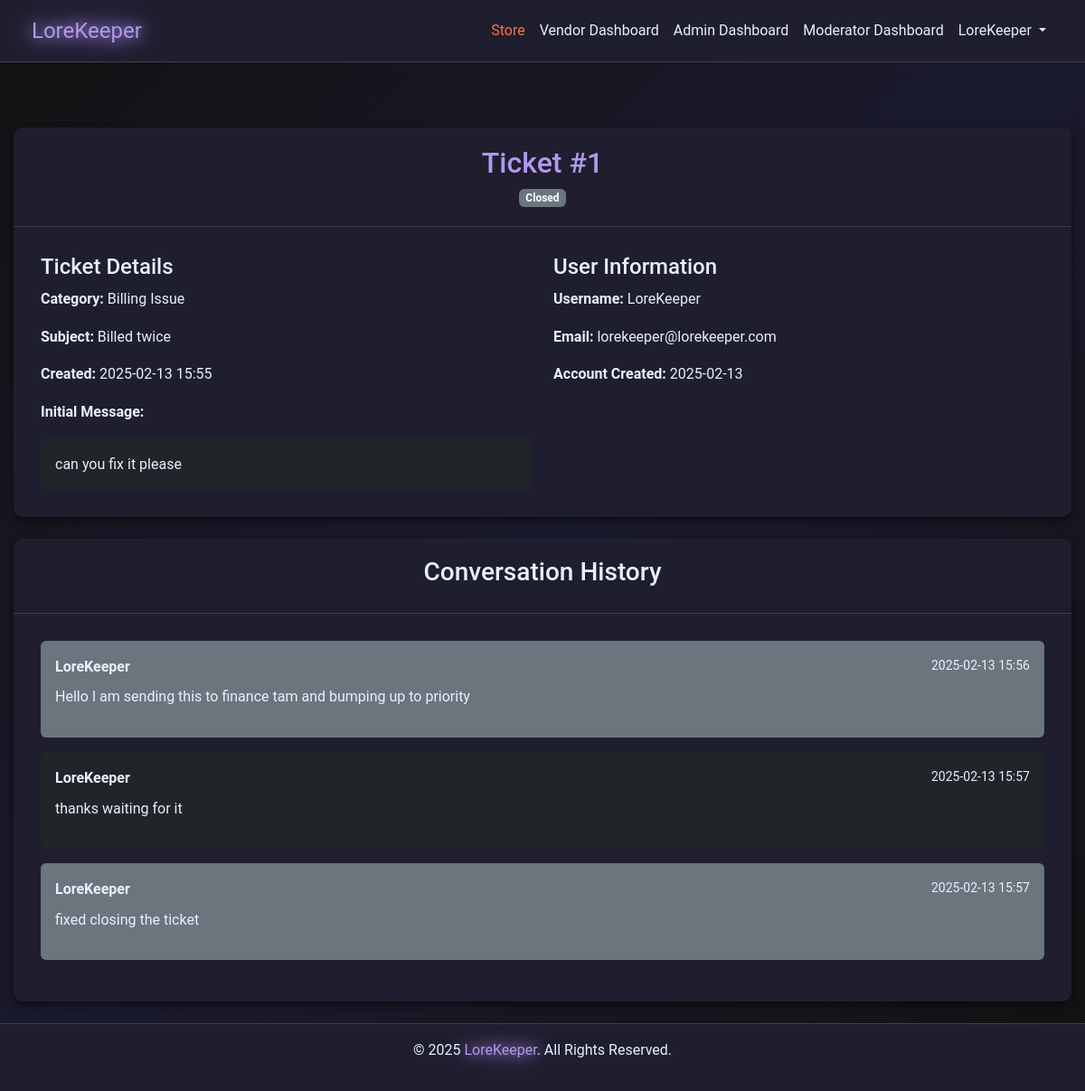
The app's page /moderator/view_ticket/1 (signed in) with its own data.
### models.py (models this page shows)
class SupportTicket(db.Model):
    __tablename__ = 'support_tickets'
    id = db.Column(db.Integer, primary_key=True)
    user_id = db.Column(db.Integer, db.ForeignKey('users.id'), nullable=False)
    category = db.Column(db.String(100), nullable=False)
    subject = db.Column(db.String(100), nullable=False)
    message = db.Column(db.Text, nullable=False)
    status = db.Column(db.String(20), default='Open')
    created_at = db.Column(db.DateTime, default=datetime.utcnow)
    responses = db.relationship(
        'SupportTicketResponse', back_populates='ticket', lazy='dynamic')
    user = db.relationship('User', backref='tickets')

class User(db.Model):
    __tablename__ = 'users'
    id = db.Column(db.Integer, primary_key=True)
    username = db.Column(db.String(64), nullable=False)
    email = db.Column(db.String(128), unique=True, nullable=False)
    password = db.Column(db.String(128), nullable=False)
    privilege_id = db.Column(
        db.Integer, db.ForeignKey('privileges.id'), default=1)
    created_at = db.Column(db.DateTime, default=datetime.utcnow)
    purchases = db.relationship('Purchase', backref='user', lazy=True)
    subscriptions = db.relationship('Subscription', backref='user', lazy=True)

class SupportTicketResponse(db.Model):
    __tablename__ = 'support_ticket_responses'
    id = db.Column(db.Integer, primary_key=True)
    ticket_id = db.Column(db.Integer, db.ForeignKey(
        'support_tickets.id'), nullable=False)
    responder_id = db.Column(
        db.Integer, db.ForeignKey('users.id'), nullable=False)
    response = db.Column(db.Text, nullable=False)
    created_at = db.Column(db.DateTime, default=datetime.utcnow)
    is_user = db.Column(db.Boolean, default=False)
    ticket = db.relationship('SupportTicket', back_populates='responses')
    responder = db.relationship('User', backref='responses')

### app.py (the view)
@app.route("/moderator/view_ticket/<int:ticket_id>", methods=["GET"])
def view_ticket(ticket_id):
    if session.get("privilege_id") < 998:
        flash("Access denied! Moderators only.", "danger")
        return redirect(url_for("home"))
    ticket = SupportTicket.query.get_or_404(ticket_id)
    user = User.query.get(ticket.user_id)
    purchases = Purchase.query.filter_by(user_id=ticket.user_id).all()
    responses = ticket.responses.all()  # This uses the relationship we defined
    return render_template(
        "moderator_view_ticket.html",
        ticket=ticket,
        user=user,
        purchases=purchases,
        responses=responses,  # Pass responses separately
        get_username_from_id=get_username_from_id,
        TICKET_STATUS=TICKET_STATUS
    )

### app.py (called while the page is built)
@app.route("/get_username_from_id/<int:user_id>")
def get_username_from_id(user_id):
    user = User.query.filter_by(id=user_id).first()
    return user.username

@app.before_request
def make_session_permanent():
    if session.get("user_id"):
        session.permanent = True
        app.permanent_session_lifetime = timedelta(minutes=5)
    else:
        try:
            getCookie()
        except:
            print("No cookies found")

### templates/moderator_view_ticket.html (shortened to what this page needs)
{% extends "nav_footer_template.html" %}
{% block content %}
<div class="container mt-5">
    <div class="card mb-4">
        <div class="card-header">
            <h2>Ticket #{{ ticket.id }}</h2>
            <span class="badge {% if ticket.status == 'Open' %}bg-success{% else %}bg-secondary{% endif %}">
                {{ ticket.status }}
            </span>
        </div>
        <div class="card-body">
            <div class="row">
                <div class="col-md-6">
                    <h4>Ticket Details</h4>
                    <p><strong>Category:</strong> {{ ticket.category }}</p>
                    <p><strong>Subject:</strong> {{ ticket.subject }}</p>
                    <p><strong>Created:</strong> {{ ticket.created_at.strftime('%Y-%m-%d %H:%M') }}</p>
                    <p><strong>Initial Message:</strong></p>
                    <div class="p-3 bg-dark rounded">
                        {{ ticket.message }}
                    </div>
                </div>
                <div class="col-md-6">
                    <h4>User Information</h4>
                    <p><strong>Username:</strong> {{ get_username_from_id(ticket.user_id) }}</p>
                    <p><strong>Email:</strong> {{ user.email }}</p>
                    <p><strong>Account Created:</strong> {{ user.created_at.strftime('%Y-%m-%d') }}</p>
                </div>
            </div>
        </div>
    </div>
    {% if responses %}
    <div class="card mb-4">
        <div class="card-header">
            <h3>Conversation History</h3>
        </div>
        <div class="card-body">
            {% for response in responses %}
            <div class="mb-3 p-3 {% if response.is_user %}bg-dark{% else %}bg-secondary{% endif %} rounded">
                <div class="d-flex justify-content-between">
                    <strong>{{ get_username_from_id(response.responder_id) }}</strong>
                    <small>{{ response.created_at.strftime('%Y-%m-%d %H:%M') }}</small>
                </div>
                <p class="mt-2">{{ response.response }}</p>
            </div>
            {% endfor %}
        </div>
    </div>
    {% endif %}
</div>
{% endblock %}

### static/css/style.css (style rules this page uses)
:root { --background-color: #121212; --text-color: #E8EFFF; --text-muted: #a1a1b1; --accent-color: #b198ed; --card-background: #1e1e2f; --input-background: #29293d; --input-border: #404056; --btn-hover: #9b84d6; --store-btn-color: #ff7043; --store-btn-hover: #ff5722; --card-shadow: rgba(0, 0, 0, 0.5); --section-padding: 60px; --element-spacing: 20px; }
body { margin: 0; padding: 0; font-family: 'Roboto', sans-serif; background: linear-gradient(135deg, #121212, #1a1a2e, #121212); background-size: cover; background-repeat: no-repeat; background-attachment: fixed; color: var(--text-color); line-height: 1.6; display: flex; flex-direction: column; min-height: 100vh; overflow-x: hidden; }
.card, .card-header, .card-body { background-color: var(--card-background); color: var(--text-color); border: none; border-radius: 10px; box-shadow: 0 4px 10px var(--card-shadow); }
.mb-4 { margin-bottom: 1.5rem; }
.container { width: 100%; max-width: 1200px; margin: 0 auto; padding: 0 15px; box-sizing: border-box; }
.card { background-color: var(--card-background); color: var(--text-color); border: none; border-radius: 10px; box-shadow: 0 4px 10px var(--card-shadow); transition: all 0.3s ease; overflow: hidden; }
.card-header { background-color: var(--card-background); border-bottom: 1px solid var(--input-border); text-align: center; padding: 20px; }
.card-header h2 { font-size: 2rem; color: var(--accent-color); margin-bottom: 10px; }
.card-body { padding: 30px; background-color: var(--card-background); border-radius: 0 0 10px 10px; }
.card { background-color: var(--card-background); color: var(--text-color); border: none; border-radius: 10px; box-shadow: 0 4px 10px var(--card-shadow); }
.card-header h2 { font-size: 2rem; color: var(--accent-color); margin-bottom: 5px; }
.card-body { padding: 30px; }

### records on screen
SupportTicket: id "1", status "Closed", category "Billing Issue", subject "Billed twice", created_at "2025-02-13 15:55", message "can you fix it please"
User: username "LoreKeeper", email "lorekeeper@lorekeeper.com", created_at "2025-02-13"
SupportTicketResponse: created_at "2025-02-13 15:56", response "Hello I am sending this to finance tam and bumping up to priority"
SupportTicketResponse: created_at "2025-02-13 15:57", response "thanks waiting for it"
SupportTicketResponse: created_at "2025-02-13 15:57", response "fixed closing the ticket"

### other values on screen
{{ session['username'] }} "LoreKeeper"
